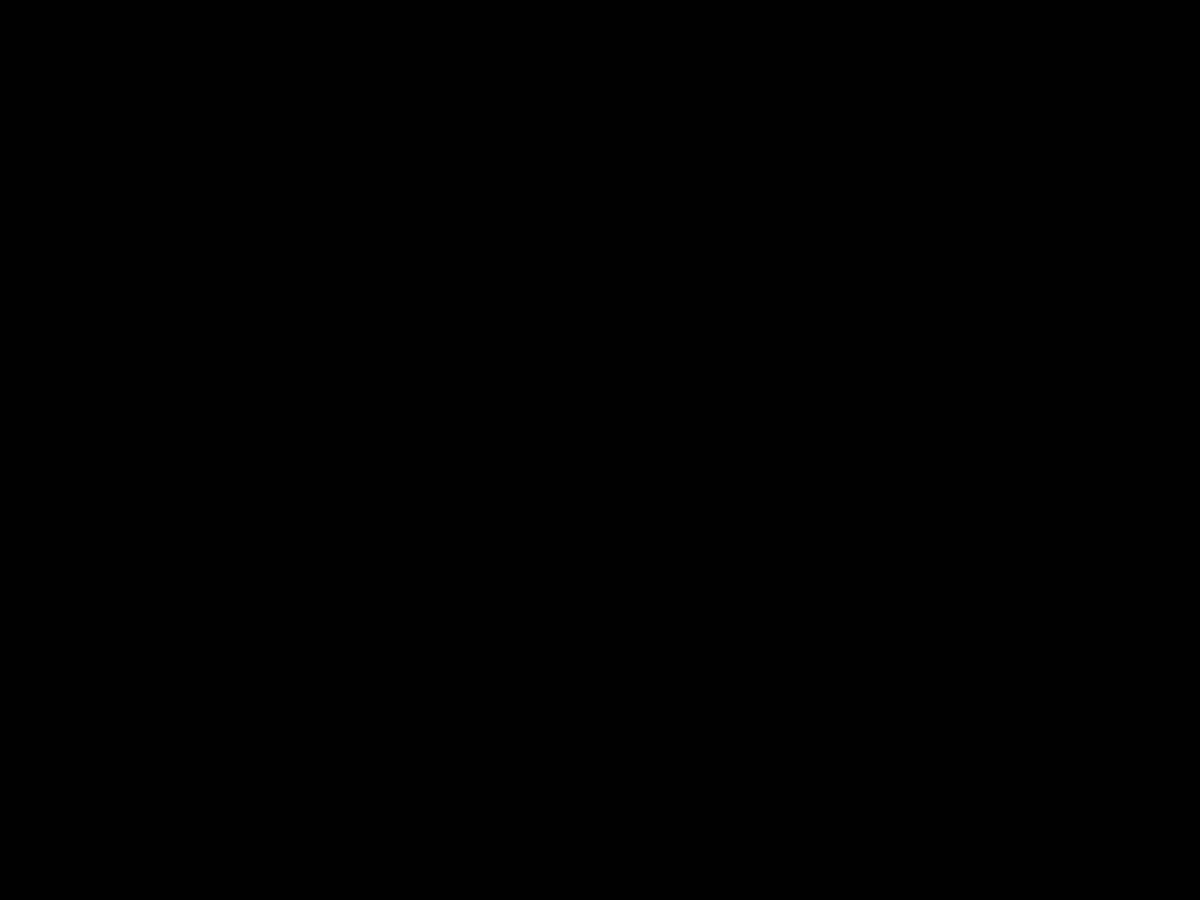
Frame 1 (no input)
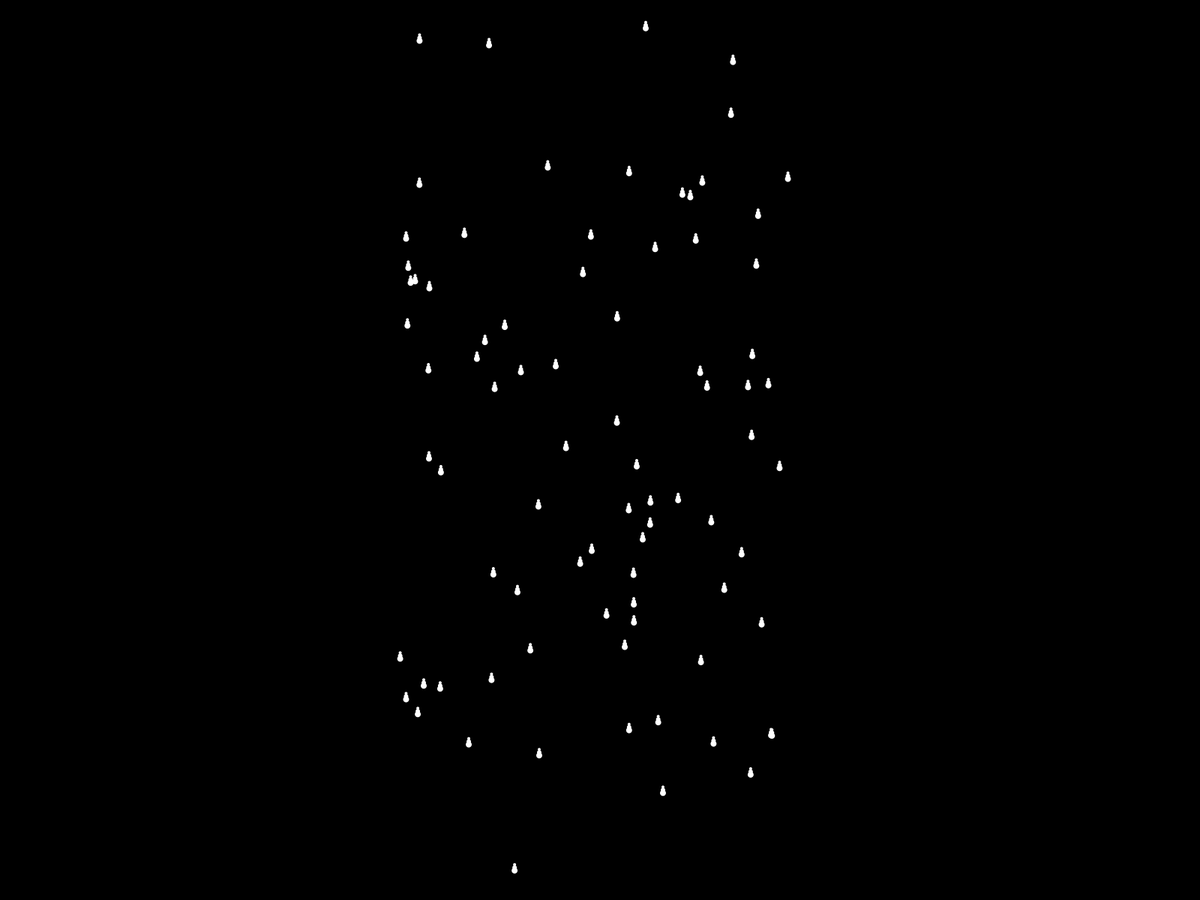
Frame 60 (the mouse pressed at the canvas centre just before this capture)
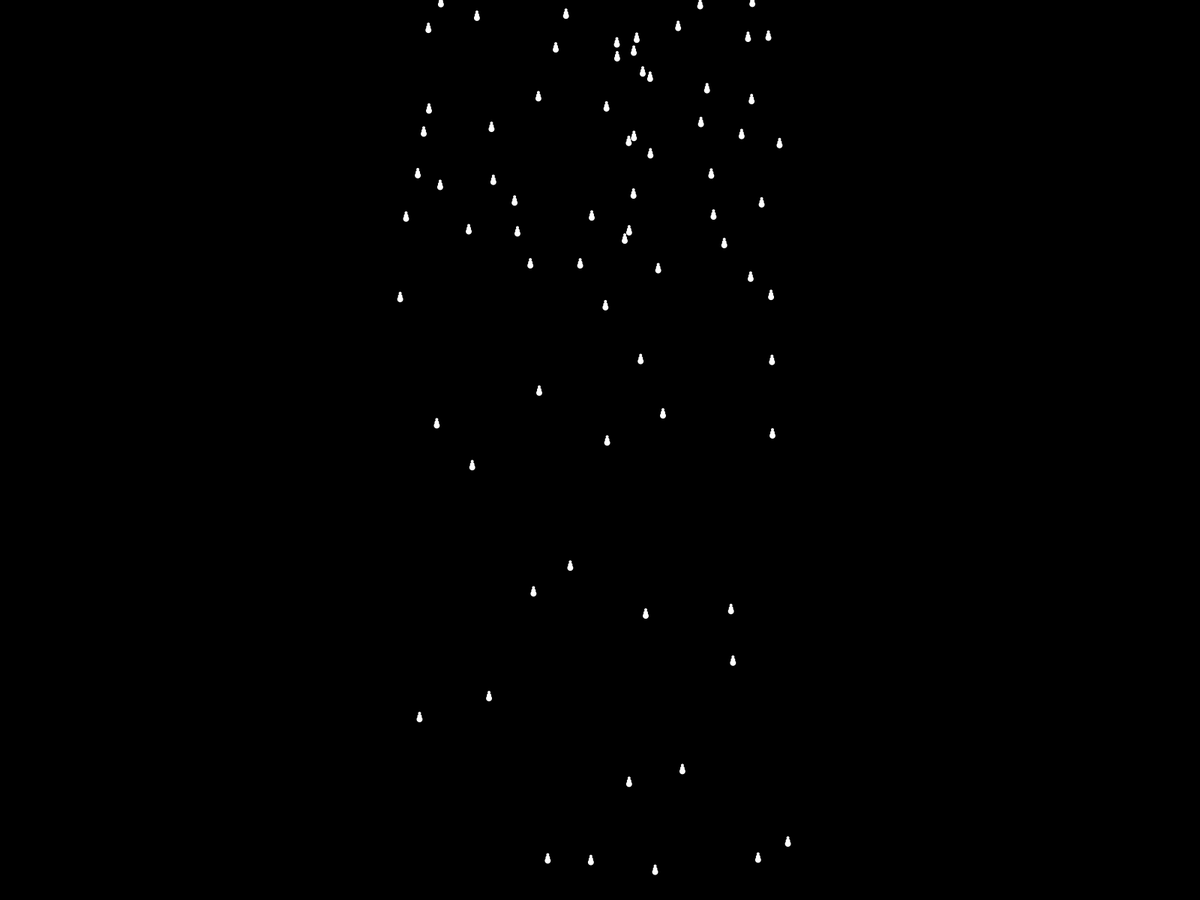
Frame 120 (the mouse held since frame 60 and released just before this capture)

The Processing sketch that drew these frames (run headless with seeded random() and noise(); from frame 60 on, the mouse is pressed at the canvas centre):

// Processing sketch: rain
// ── rain.pde
// Modified script by Daniel Shiffman
// http://codingtra.in
// http://patreon.com/codingtrain
// Code for: https://youtu.be/KkyIDI6rQJI

// Includes function for drawing teardrop
// from https://gist.github.com/clavis-magna/42fe43e5f7ef0291596b
// (based on tutorial from learningprocessing.com


Drop[] drops = new Drop[90]; // array of drop objects

void setup() {
  fullScreen(); // size of the window
  for (int i = 0; i < drops.length; i++) { // we create the drops 
    drops[i] = new Drop();
  }
}

void draw() {
  background(0, 0, 0); // background color in RGB color cordinates
  for (int i = 0; i < drops.length; i++) {
    drops[i].fall(); // sets the shape and speed of drop
    drops[i].show(); // render drop
  }
}

// ── Drop.pde
// Modified script by Daniel Shiffman
// http://codingtra.in
// http://patreon.com/codingtrain
// Code for: https://youtu.be/KkyIDI6rQJI

class Drop {
  float x; // x postion of drop
  float y; // y position of drop
  float speed; // speed of te drop
  
  Drop() {
    x = random(width/3, 2*width/3);
    y = random(-500, -50);
    speed = random(1, 20);
  }

  void fall() {
    y = y + speed; 
    float grav = random(0.0, 0.2);
    speed = speed + grav;

    if (y > height) {
      y = random(-200, -100);
      speed = random(4, 10);
    }
  }

  void show() {
    noStroke();
    for (int i = 2; i < 5; i++ ) {
      ellipse(x,y + i*4,i*2,i*2);
    } 
  }
}
